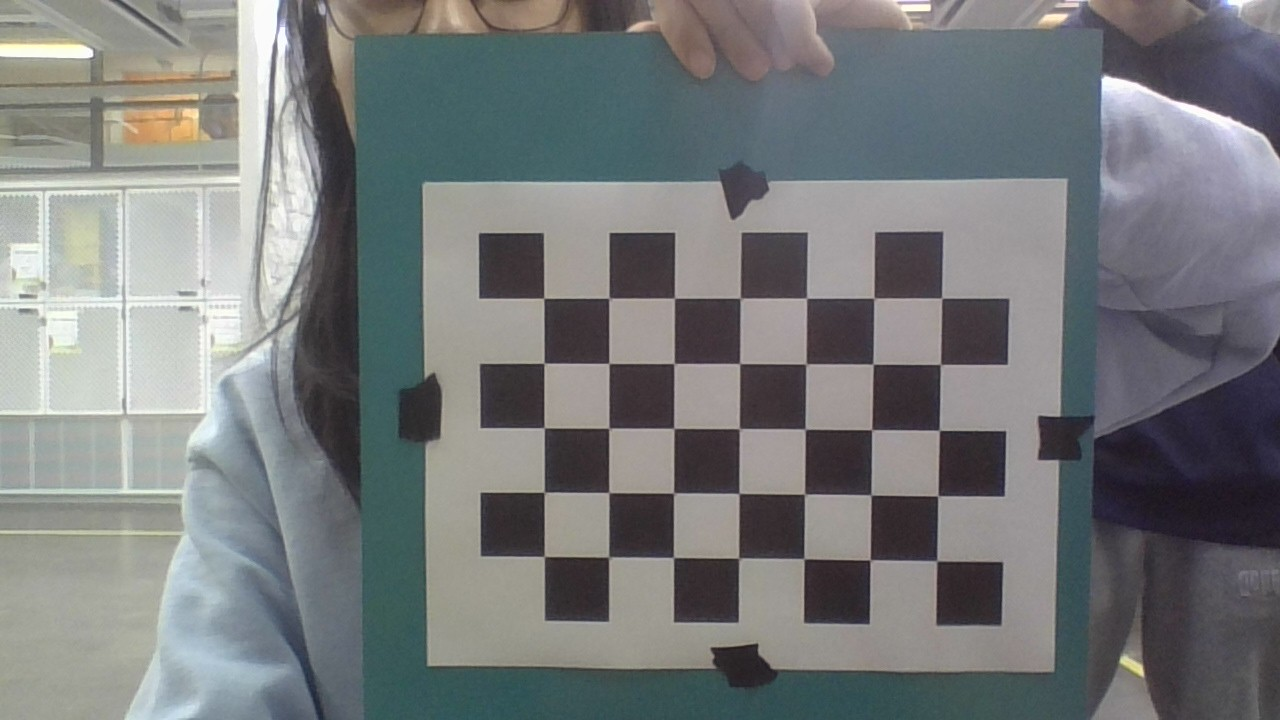
#> input picture calibration-imgs/WIN_20261024_18_04_09_Pro.jpg, 1280 x 720 px; its folder holds only this picture in this run
$ python calibrate_camera_intrinsics.py
#> lines starting #> are read from the running program, lines starting #| are printed output that depends on the picture; after the words box and inside, x2 and y2 are one past the last pixel; in counts of white or black regions, pixels touching at a corner belong together; long printed decimals are rounded
# https://learnopencv.com/camera-calibration-using-opencv/

import cv2
import numpy as np
import glob

# Defining the dimensions of checkerboard
CHECKERBOARD = (5,7) # inner corners
criteria = (cv2.TERM_CRITERIA_EPS + cv2.TERM_CRITERIA_MAX_ITER, 30, 0.001)

# Creating vector to store vectors of 3D points for each checkerboard image
objpoints = []
# Creating vector to store vectors of 2D points for each checkerboard image
imgpoints = []


# Defining the world coordinates for 3D points
objp = np.zeros((1, CHECKERBOARD[0] * CHECKERBOARD[1], 3), np.float32)
objp[0,:,:2] = np.mgrid[0:CHECKERBOARD[0], 0:CHECKERBOARD[1]].T.reshape(-1, 2)
prev_img_shape = None

# Extracting path of individual image stored in a given directory
images = glob.glob('./calibration-imgs/*.jpg')
for fname in images:
    img = cv2.imread(fname)
#> img is the input picture: shape (720, 1280, 3); mean B, G, R 123, 122.2, 119.3
    if img is None:
        raise RuntimeError(f"Could not read calibration image: {fname}")
    gray = cv2.cvtColor(img, cv2.COLOR_BGR2GRAY)
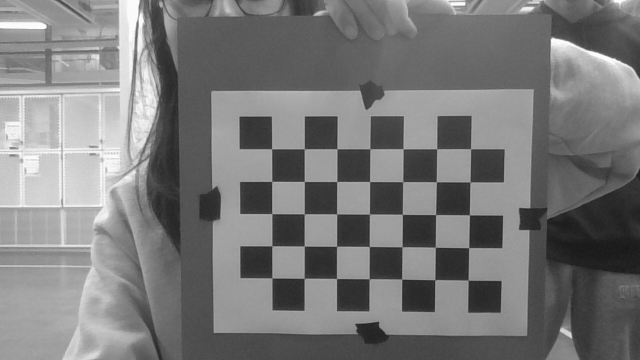
#> gray: shape (720, 1280) (shown at 1/2 size); min 22, max 255, mean 121.4
    if prev_img_shape is None:
        prev_img_shape = gray.shape
    elif gray.shape != prev_img_shape:
        raise ValueError("Calibration images must share one resolution")
    # Find the chess board corners
    # If desired number of corners are found in the image then ret = true
    ret, corners = cv2.findChessboardCorners(gray, CHECKERBOARD, cv2.CALIB_CB_ADAPTIVE_THRESH + cv2.CALIB_CB_FAST_CHECK + cv2.CALIB_CB_NORMALIZE_IMAGE)
#> ret = True; corners = 35 rows, first 8: [942, 298.2], [940.4, 364.4], [939.4, 430.4], [937.7, 495.9], [936, 559], [874.2, 298.2], [873, 364], [871.5, 429.6]

    """
    If desired number of corner are detected,
    we refine the pixel coordinates and display
    them on the images of checker board
    """
    if ret == True:
        objpoints.append(objp)
        # refining pixel coordinates for given 2d points.
        corners2 = cv2.cornerSubPix(gray, corners, (11,11),(-1,-1), criteria)
#> corners2 = 35 rows, first 8: [941.7, 298.2], [940.4, 364.5], [939.3, 430.4], [937.9, 495.9], [936.7, 560.8], [873.9, 298.2], [873.1, 364.2], [871.7, 429.7]

        imgpoints.append(corners2)

        # Draw and display the corners
        img = cv2.drawChessboardCorners(img, CHECKERBOARD, corners2, ret)
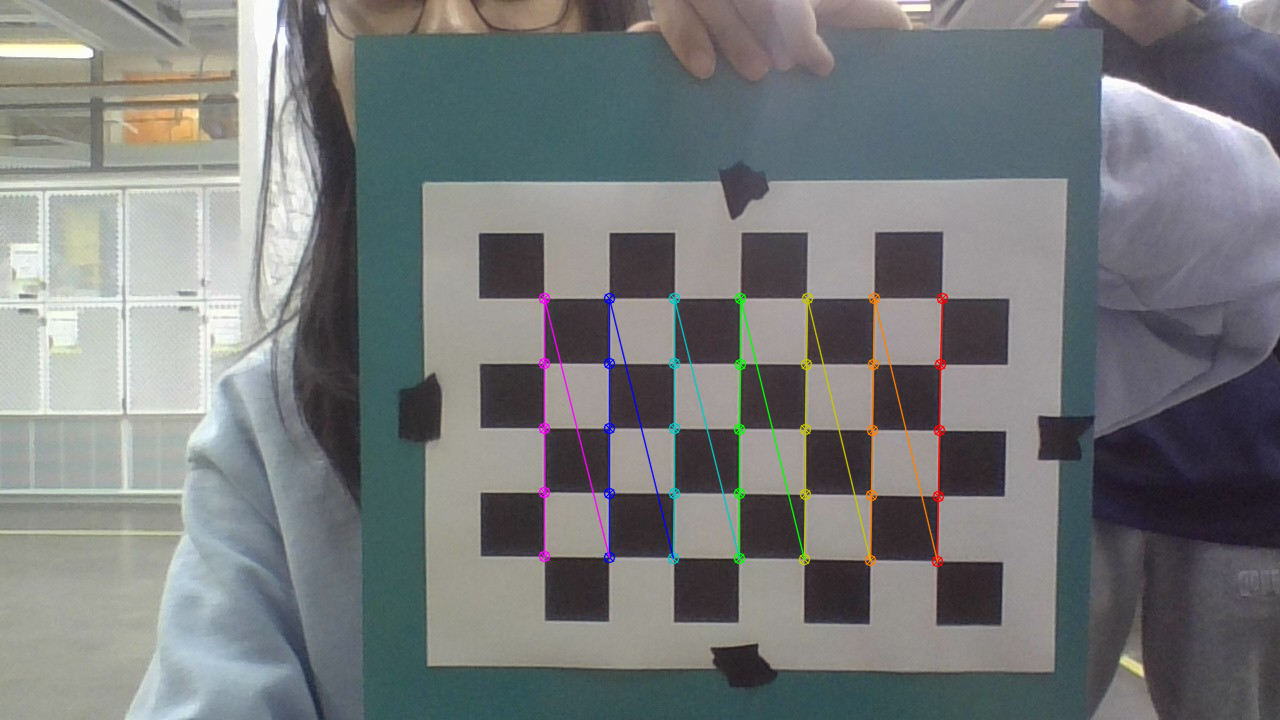
#> img: shape (720, 1280, 3); 1.42% of pixels changed, all inside (x1, y1, x2, y2) = (538, 292, 949, 568)

    cv2.imshow('img',img)
    cv2.waitKey(0)

cv2.destroyAllWindows()

h,w = img.shape[:2]

"""
Performing camera calibration by
passing the value of known 3D points (objpoints)
and corresponding pixel coordinates of the
detected corners (imgpoints)
"""
if not objpoints or prev_img_shape is None:
    raise RuntimeError("No usable checkerboard detections were found")
image_size = (prev_img_shape[1], prev_img_shape[0])  # (width, height)
ret, mtx, dist, rvecs, tvecs = cv2.calibrateCamera(
    objpoints, imgpoints, image_size, None, None
)
#> ret = 0.131; mtx = [[296.1, 0, 546.7], [0, 299.3, 179.7], [0, 0, 1]]; dist = [[0.0095, -0.000991, -0.00194, -0.00188, 4.99e-05]]; rvecs = ([0.0246, -0.0077, 1.57],); tvecs = ([5.96, 1.78, 4.49],)

print("Camera matrix : \n")
print(mtx)
#| [[296.078   0.         546.692]
#|  [  0.         299.273 179.657]
#|  [  0.           0.           1.        ]]
print("dist : \n")
print(dist)
#| [[ 9.50052881e-03 -9.90952049e-04 -1.93749705e-03 -1.88388485e-03
#|    4.98679655e-05]]
print("rvecs : \n")
print(rvecs)
#| (array([[ 0.0246],
#|        [-0.007701],
#|        [ 1.566]]),)
print("tvecs : \n")
print(tvecs)
#| (array([[5.956],
#|        [1.779],
#|        [4.489]]),)

$ run again, on calibration-imgs/WIN_20261024_18_04_15_Pro.jpg
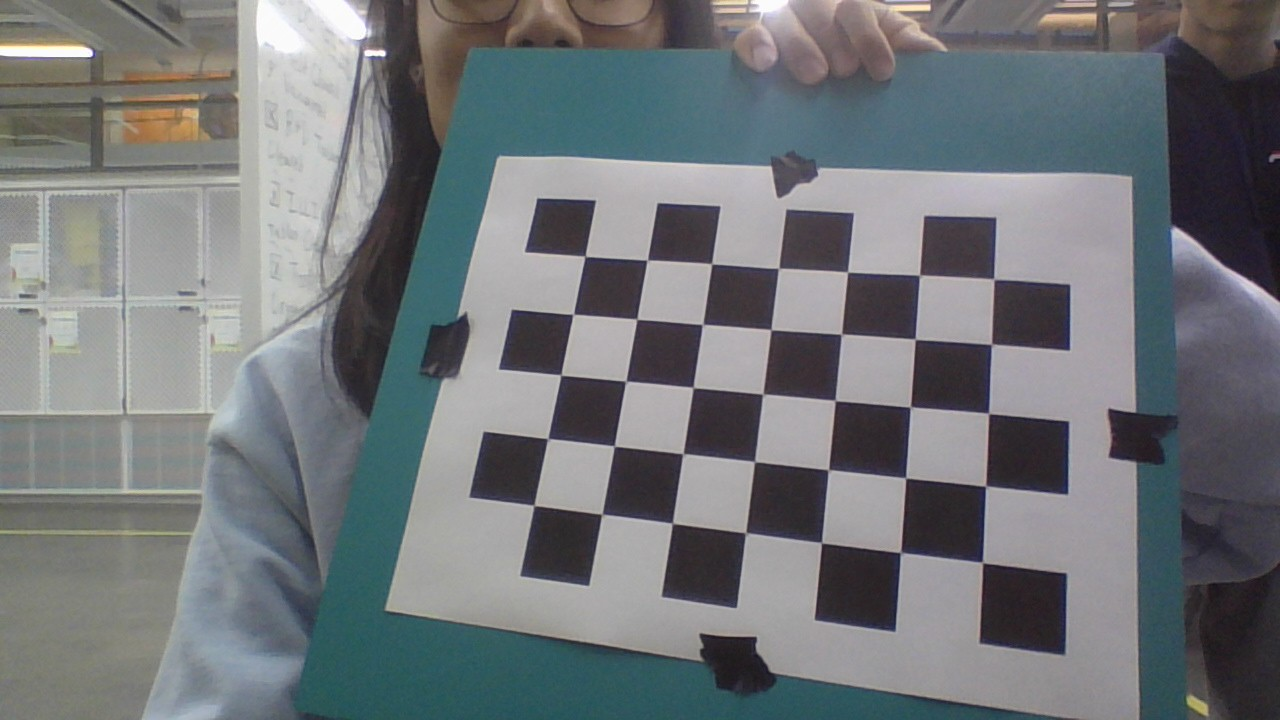
#> input picture calibration-imgs/WIN_20261024_18_04_15_Pro.jpg, 1280 x 720 px
#> img is the input picture: shape (720, 1280, 3); mean B, G, R 120.8, 117.7, 113.8
#> `gray = cv2.cvtColor(img, cv2.COLOR_BGR2GRAY)`:
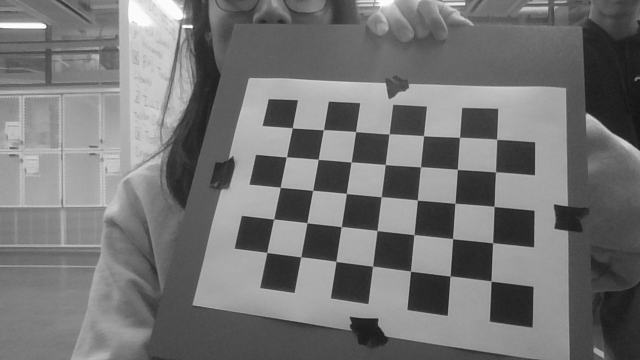
#> gray: shape (720, 1280) (shown at 1/2 size); min 17, max 255, mean 116.9
#> `ret, corners = cv2.findChessboardCorners(gray, CHECKERBOARD, cv2.CALIB..`: ret = True; corners = 35 rows, first 8: [994, 278.9], [991.5, 343.8], [988.7, 413.7], [985.5, 486.2], [982.5, 562.4], [919.4, 275], [915.3, 339.2], [910, 406.9]
#> corners2 = 35 rows, first 8: [993.8, 279.2], [991.5, 344.3], [988.6, 413.4], [985.6, 486.2], [982.5, 562.6], [919.5, 275.2], [915.2, 339.2], [910.4, 407]
#> `img = cv2.drawChessboardCorners(img, CHECKERBOARD, corners2, ret)`:
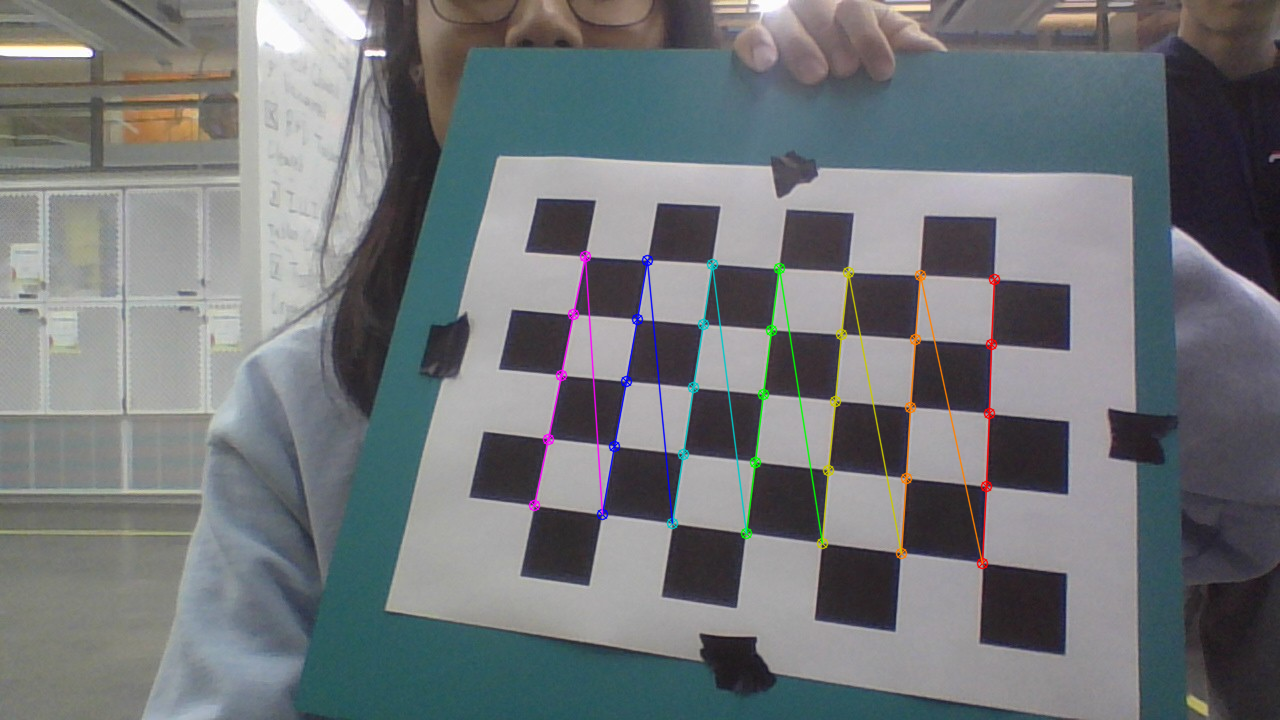
#> img: shape (720, 1280, 3); 1.45% of pixels changed, all inside (x1, y1, x2, y2) = (528, 250, 1001, 570)
#> `ret, mtx, dist, rvecs, tvecs = cv2.calibrateCamera( objpoints, imgpoin..`: ret = 0.195; mtx = [[1098.9, 0, 506.6], [0, 1137.4, 318.7], [0, 0, 1]]; dist = [[0.0976, -0.0438, -0.0209, -0.0208, -0.275]]; rvecs = ([-0.147, 0.604, 1.68],); tvecs = ([6.93, -0.476, 15.45],)
#| [[1.09886317e+03 0.00000000e+00 5.06588124e+02]
#|  [0.00000000e+00 1.13744733e+03 3.18741927e+02]
#|  [0.00000000e+00 0.00000000e+00 1.00000000e+00]]
#| [[ 0.09764 -0.04383 -0.02091 -0.02084 -0.2746]]
#| (array([[-0.1465],
#|        [ 0.6039],
#|        [ 1.678]]),)
#| (array([[ 6.929],
#|        [-0.4757],
#|        [15.451]]),)

$ run again, on calibration-imgs/WIN_20261024_18_04_17_Pro.jpg
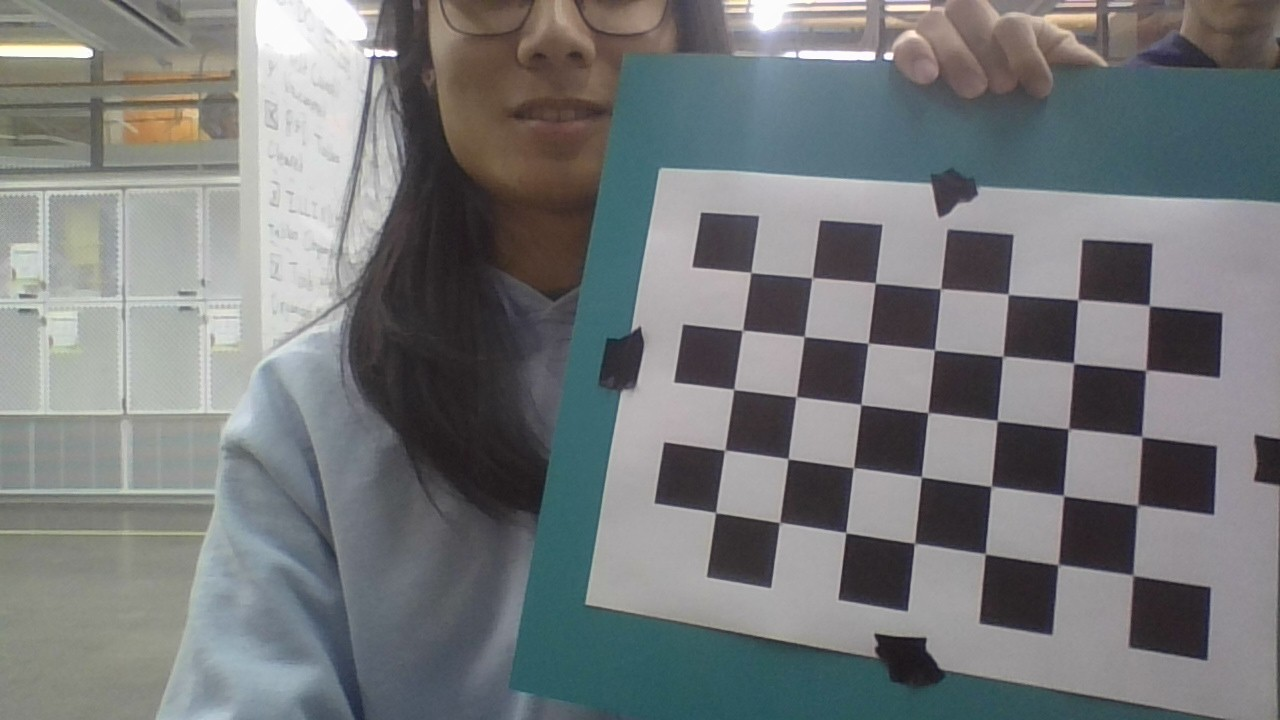
#> input picture calibration-imgs/WIN_20261024_18_04_17_Pro.jpg, 1280 x 720 px
#> img is the input picture: shape (720, 1280, 3); mean B, G, R 121.8, 120.7, 117.9
#> `gray = cv2.cvtColor(img, cv2.COLOR_BGR2GRAY)`:
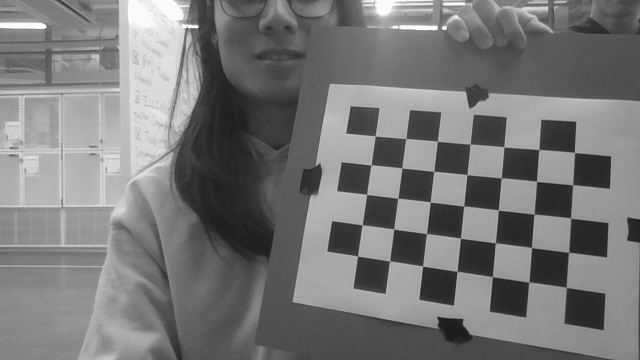
#> gray: shape (720, 1280) (shown at 1/2 size); min 18, max 255, mean 120
#> `ret, corners = cv2.findChessboardCorners(gray, CHECKERBOARD, cv2.CALIB..`: ret = True; corners = 35 rows, first 8: [1149.1, 305.3], [1145, 370.2], [1141.9, 436.6], [1135.9, 505.3], [1132.5, 575.5], [1076.9, 299.6], [1073.8, 363.3], [1067.1, 428.5]
#> corners2 = 35 rows, first 8: [1149.3, 305.6], [1145.7, 370.3], [1141.7, 436.7], [1137.5, 505.2], [1132.9, 575.3], [1077.8, 299.6], [1073.6, 363.1], [1068.4, 428.7]
#> `img = cv2.drawChessboardCorners(img, CHECKERBOARD, corners2, ret)`:
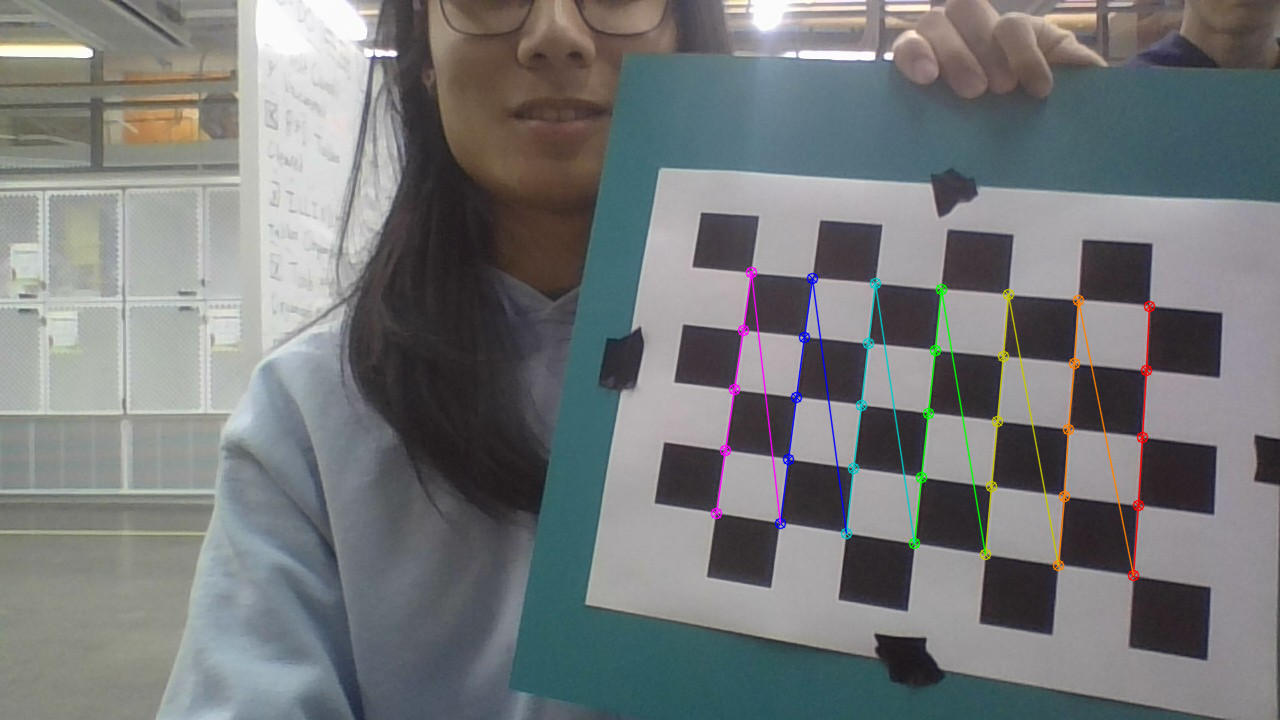
#> img: shape (720, 1280, 3); 1.41% of pixels changed, all inside (x1, y1, x2, y2) = (710, 266, 1156, 582)
#> `ret, mtx, dist, rvecs, tvecs = cv2.calibrateCamera( objpoints, imgpoin..`: ret = 0.123; mtx = [[1036, 0, 552.7], [0, 1033.5, 316.5], [0, 0, 1]]; dist = [[0.0825, -0.12, -0.013, -0.0192, 0.0116]]; rvecs = ([0.0155, 0.443, 1.69],); tvecs = ([8.99, -0.0948, 15.31],)
#| [[1.03595883e+03 0.00000000e+00 5.52652078e+02]
#|  [0.00000000e+00 1.03349662e+03 3.16450734e+02]
#|  [0.00000000e+00 0.00000000e+00 1.00000000e+00]]
#| [[ 0.08247 -0.1204 -0.01296 -0.01918  0.01164]]
#| (array([[0.01555],
#|        [0.4434],
#|        [1.695]]),)
#| (array([[ 8.987],
#|        [-0.09483],
#|        [15.307]]),)
